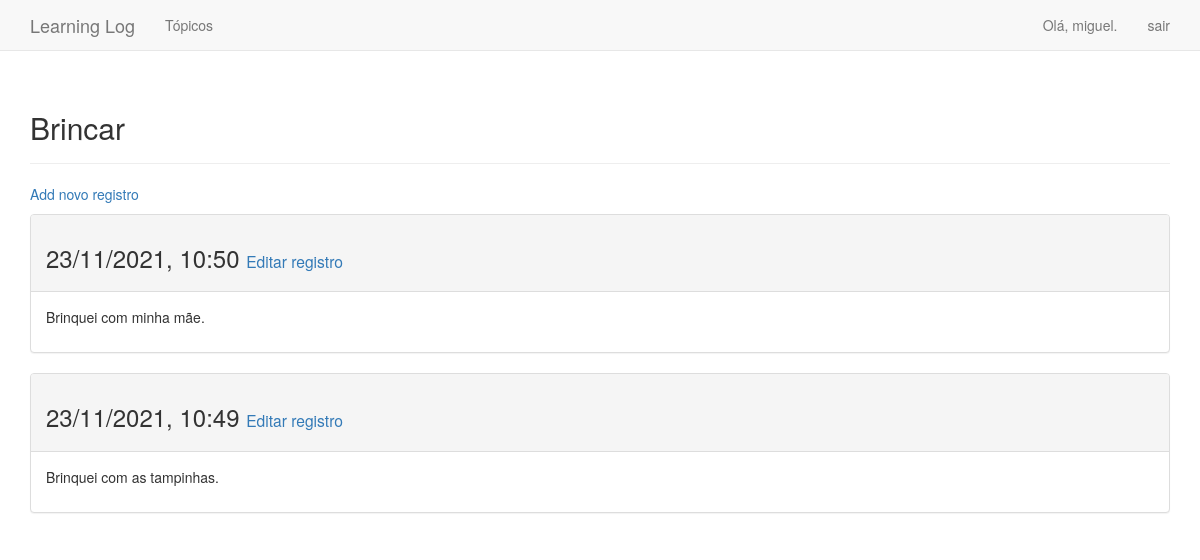
Screenshot of /topics/5/ (signed in) with the database file from the repository.
### learning_logs/models.py (models this page shows, shortened)
class Topic(models.Model):
    text = models.CharField(max_length=200)
    data_added = models.DateTimeField(auto_now_add=True)
    owner = models.ForeignKey(User, on_delete=models.CASCADE)
    def __str__(self):
        return self.text

class Entry(models.Model):
    topic = models.ForeignKey("Topic", on_delete=models.PROTECT)
    text = models.TextField()
    date_added = models.DateTimeField(auto_now_add=True)
    class Meta:
        verbose_name_plural = 'entries'

### learning_logs/views.py (the view)
# urls.py: path('topics/<int:topic_id>/', views.topic, name='topic'),
@login_required
def topic(request, topic_id):
    topic = Topic.objects.get(id=topic_id)
    check_topic_owner(topic, request)
    entries = topic.entry_set.order_by('-date_added')
    context = {'topic': topic,
               'entries': entries
               }
    return render(request, 'learning_logs/topic.html', context)

### learning_logs/views.py (called while the page is built)
def check_topic_owner(topic, request):
    if topic.owner != request.user:
        raise Http404

### learning_logs/templates/learning_logs/topic.html (shortened to what this page needs)
{% extends 'learning_logs/_layouts/base.html' %}
{% block header %}
  <h2>{{ topic }}</h2>
{% endblock header %}
{% block content %}
<p>
  <a href="{% url 'learning_logs:new_entry' topic.id %}">Add novo registro</a>
</p>
{% for entry in entries %}
  <div class="panel panel-default">
    <div class="panel-heading">
      <h3>
        {{ entry.date_added|date:'d/m/Y, H:i' }}
        <small>
          <a href="{% url 'learning_logs:edit_entry' entry.id %}">Editar registro</a>
        </small>
      </h3>
    </div>
    <div class="panel-body">
      {{ entry.text|linebreaks }}
    </div>
  </div>
{% empty %}
  Não há registro para este tópico ainda.
{% endfor %}
{% endblock content %}

### learning_logs/templates/learning_logs/_layouts/base.html (shortened to what this page needs)
{% load bootstrap3 %}
<!DOCTYPE html>
<html lang="pt-br">
<head>
  {% bootstrap_css %}
</head>
<body>
  <nav class="navbar navbar-default navbar-static-top">
    <div class="container">
      <div class="navbar-header">
        <a href="{% url 'learning_logs:index' %}" class="navbar-brand">
          Learning Log
        </a>
      </div>
      <div id="navbar" class="navbar-collapse collapse">
        <ul class="nav navbar-nav">
          <li>
            <a href="{% url 'learning_logs:topics' %}">Tópicos</a></li>
        </ul>
        <ul class="nav navbar-nav navbar-right">
          {% if user.is_authenticated %}
            <li><a>Olá, {{ user.username }}.</a></li>
            <li><a href="{% url 'users:logout' %}">sair</a></li>
          {% else %}
            <li><a href="{% url 'users:register' %}">registrar</a></li>
            <li><a href="{% url 'users:login' %}">entrar</a></li>
          {% endif %}
        </ul>
      </div>
    </div>
  </nav>
  <div class="container">
    <div class="page-header">
      {% block header %}{% endblock header %}
    </div>
    <div>
      {% block content %}{% endblock content %}
    </div>
  </div>
</body>
</html>

### rows the page displays
Topic: text "Brincar"
Entry: date_added "23/11/2021, 10:50", text "Brinquei com minha mãe."
Entry: date_added "23/11/2021, 10:49", text "Brinquei com as tampinhas."

### other values shown
{{ user.username }} "miguel"
